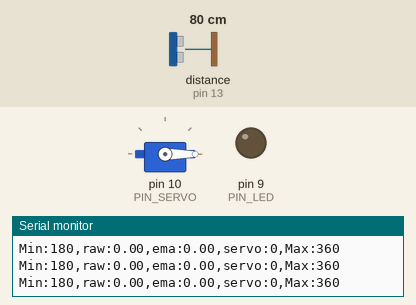
Bench run of a sketch on a simulated Arduino Uno, built with avr-gcc and run on an emulated ATmega328P. Shown: servo, output pins drawn as LEDs (lit = HIGH), the last lines printed to the serial monitor. Wiring (inferred from the names in the program): ultrasonic range finder: trigger pin 12; echo pin 13. Inputs (shaded band) come from the test bench; at power-on: distance to the obstacle (sensor on pin 13) 80 cm. The echo pulse lasts 58.3 µs per cm; pins used as bus, display or sensor lines are not drawn.

Above: at 1.2 s.
1.3 s: distance to the obstacle (sensor on pin 13) set to 35 cm
4.3 s: distance to the obstacle (sensor on pin 13) set to 2 cm
At 5.0 s:
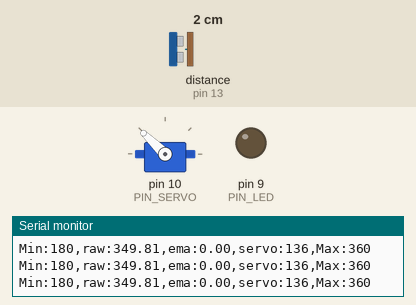
5.8 s: distance to the obstacle (sensor on pin 13) set to 18 cm
At 7.3 s:
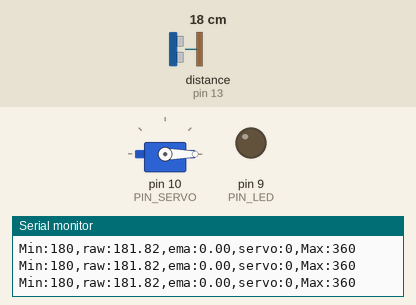
Timing chart, 0 to 8.8 s (numbered marks = the images above; inputs shaded):
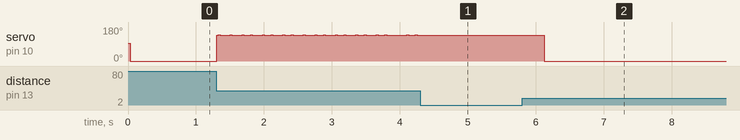

Measured:
- after the input at 4.3 s, servo on pin 10 (PIN_SERVO): stops changing and stays 136°
- after the input at 5.8 s, servo on pin 10 (PIN_SERVO): 136° → 0° after 0.33 s

The sketch:

20213046_11P07.ino
```cpp
#include <Servo.h>

// Arduino pin assignment
#define PIN_LED 9
#define PIN_SERVO 10
#define PIN_TRIG 12
#define PIN_ECHO 13

// configurable parameters
#define SND_VEL 346.0 // sound velocity at 24 celsius degree (unit: m/s)
#define INTERVAL 25 // sampling interval (unit: ms)
#define _DIST_MIN 180 // minimum distance to be measured (unit: mm)
#define _DIST_MAX 360 // maximum distance to be measured (unit: mm)
#define Alpha 0.5

#define _DUTY_MIN 500 // servo full clockwise position (0 degree)
#define _DUTY_NEU 1500 // servo neutral position (90 degree)
#define _DUTY_MAX 2500 // servo full counterclockwise position (180 degree)

// global variables
float timeout; // unit: us
float dist_min, dist_max, dist_raw, dist_prev, dist_ema, prev_ema; // unit: mm
unsigned long last_sampling_time; // unit: ms
float scale; // used for pulse duration to distance conversion
Servo myservo;

void setup() {
// initialize GPIO pins
  pinMode(PIN_LED,OUTPUT);
  pinMode(PIN_TRIG,OUTPUT);
  digitalWrite(PIN_TRIG, LOW);
  pinMode(PIN_ECHO,INPUT);

  myservo.attach(PIN_SERVO);
  myservo.writeMicroseconds(_DUTY_NEU);

// initialize USS related variables
  dist_min = _DIST_MIN;
  dist_max = _DIST_MAX;
  timeout = (INTERVAL / 2) * 1000.0; // precalculate pulseIn() timeout value. (unit: us)
  dist_raw = dist_prev = 0.0; // raw distance output from USS (unit: mm)
  scale = 0.001 * 0.5 * SND_VEL;
  prev_ema = 0.0;

// initialize serial port
  Serial.begin(57600);

// initialize last sampling time
  last_sampling_time = 0;
}

void loop() {
// wait until next sampling time.
// millis() returns the number of milliseconds since the program started. Will overflow after 50 days.
  if(millis() < last_sampling_time + INTERVAL) return;

// get a distance reading from the USS
  dist_raw = USS_measure(PIN_TRIG,PIN_ECHO);
  if (prev_ema == 0.0){
    prev_ema = dist_raw;
  }
  dist_ema = Alpha * pow((1-Alpha),2)* prev_ema;
  prev_ema = dist_ema;

// output the read value to the serial port
  Serial.print("Min:180,raw:");
  Serial.print(dist_raw);
  Serial.print(",ema:");
  Serial.print(dist_ema);
  Serial.print(",servo:");
  Serial.print(myservo.read());
  Serial.println(",Max:360");
// adjust servo position according to the USS read value

  if(dist_raw < 185.0) {
     myservo.writeMicroseconds(_DUTY_MIN);
  }
  else if(dist_raw > 355.0){
     myservo.writeMicroseconds(_DUTY_MAX);
  }
  else {
    myservo.writeMicroseconds(1000.0 + 1000.0 * ((dist_raw - 180.0) / 180.0));
  }

// update last sampling time
  last_sampling_time += INTERVAL;
}

// get a distance reading from USS. return value is in millimeter.
float USS_measure(int TRIG, int ECHO)
{
  float reading;
  digitalWrite(TRIG, HIGH);
  delayMicroseconds(10);
  digitalWrite(TRIG, LOW);

  reading = pulseIn(ECHO, HIGH, timeout) * scale; // unit: mm
  if(reading < dist_min || reading > dist_max) reading = 0.0; // return 0 when out of range.

  if(reading == 0.0) reading = dist_prev;
  else dist_prev = reading;

  return reading;
}
```
